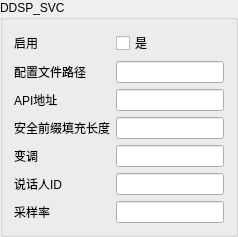
             <widget class="QGroupBox" name="groupBox_ddsp_svc">
              <property name="title">
               <string>DDSP_SVC</string>
              </property>
              <layout class="QGridLayout" name="gridLayout_49">
               <item row="0" column="0">
                <layout class="QGridLayout" name="gridLayout_48">
                 <item row="0" column="0">
                  <widget class="QLabel" name="label_ddsp_svc_enable">
                   <property name="text">
                    <string>启用</string>
                   </property>
                  </widget>
                 </item>
                 <item row="3" column="0">
                  <widget class="QLabel" name="label_ddsp_svc_fSafePrefixPadLength">
                   <property name="text">
                    <string>安全前缀填充长度</string>
                   </property>
                  </widget>
                 </item>
                 <item row="5" column="1">
                  <widget class="QLineEdit" name="lineEdit_ddsp_svc_sSpeakId"/>
                 </item>
                 <item row="0" column="1">
                  <widget class="QCheckBox" name="checkBox_ddsp_svc_enable">
                   <property name="text">
                    <string>是</string>
                   </property>
                  </widget>
                 </item>
                 <item row="2" column="1">
                  <widget class="QLineEdit" name="lineEdit_ddsp_svc_api_ip_port"/>
                 </item>
                 <item row="2" column="0">
                  <widget class="QLabel" name="label_ddsp_svc_api_ip_port">
                   <property name="text">
                    <string>API地址</string>
                   </property>
                  </widget>
                 </item>
                 <item row="1" column="0">
                  <widget class="QLabel" name="label_ddsp_svc_config_path">
                   <property name="text">
                    <string>配置文件路径</string>
                   </property>
                  </widget>
                 </item>
                 <item row="3" column="1">
                  <widget class="QLineEdit" name="lineEdit_ddsp_svc_fSafePrefixPadLength"/>
                 </item>
                 <item row="4" column="1">
                  <widget class="QLineEdit" name="lineEdit_ddsp_svc_fPitchChange"/>
                 </item>
                 <item row="5" column="0">
                  <widget class="QLabel" name="label_ddsp_svc_sSpeakId">
                   <property name="text">
                    <string>说话人ID</string>
                   </property>
                  </widget>
                 </item>
                 <item row="1" column="1">
                  <widget class="QLineEdit" name="lineEdit_ddsp_svc_config_path"/>
                 </item>
                 <item row="4" column="0">
                  <widget class="QLabel" name="label_ddsp_svc_fPitchChange">
                   <property name="text">
                    <string>变调</string>
                   </property>
                  </widget>
                 </item>
                 <item row="6" column="0">
                  <widget class="QLabel" name="label_ddsp_svc_sampleRate">
                   <property name="text">
                    <string>采样率</string>
                   </property>
                  </widget>
                 </item>
                 <item row="6" column="1">
                  <widget class="QLineEdit" name="lineEdit_ddsp_svc_sampleRate"/>
                 </item>
                </layout>
               </item>
              </layout>
             </widget>
